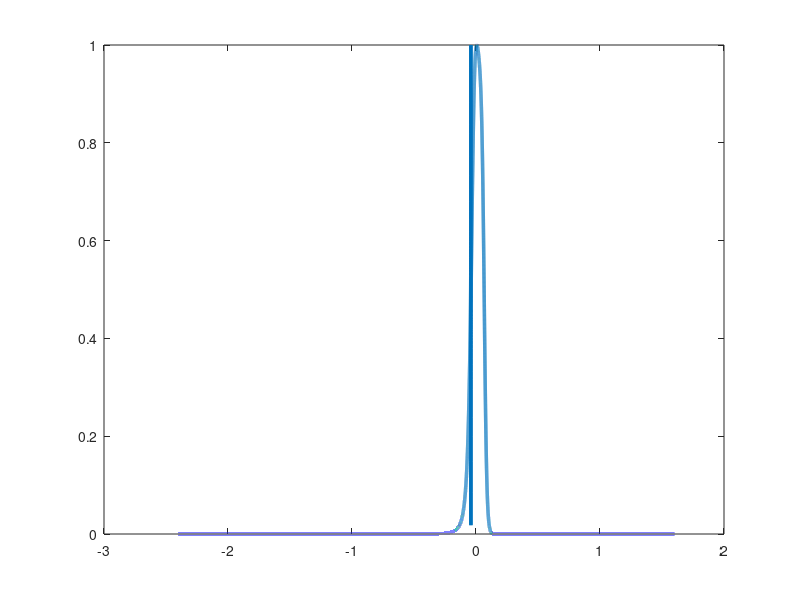

Write MATLAB code to recreate this figure.
clc;
clear;
gammas=0.05;
gammad=gammas;
epsilon=0.4;
t=0.8*gammas;
phi=1.94*pi;
w=linspace(-2,2,100000);
for j=1:1:length(w)
    num(j)=4.*gammad.*gammas.*t.^2.*(t.*(t.*cos((1/2).*phi)+2.*sin((1/6).* ...
  phi).^2.*(epsilon+(-1).*w(j)))+cos((1/6).*phi).*((-2).*t.^2+( ...
  epsilon+(-1).*w(j)).^2)).^2;
    deno(j)=2.*gammad.*gammas.*t.^2.*(t.*(t.*cos((1/2).*phi)+2.*sin((1/6).* ...
  phi).^2.*(epsilon+(-1).*w(j)))+cos((1/6).*phi).*((-2).*t.^2+( ...
  epsilon+(-1).*w(j)).^2)).^2+(1/4).*gammas.^2.*(4.*t.^3.*cos((1/2) ...
  .*phi)+2.*t.*cos((1/6).*phi).*(2.*t.^2+(-1).*(epsilon+(-1).*w(j)) ...
  .^2)+(7.*t.^2+2.*t.^2.*cos((1/3).*phi)+(-3).*(epsilon+(-1).*w(j)) ...
  .^2).*(epsilon+(-1).*w(j))).^2+((-2).*t.^3.*cos((1/2).*phi)+((-3) ...
  .*t.^2+(epsilon+(-1).*w(j)).^2).*(epsilon+(-1).*w(j))).^2.*( ...
  epsilon+2.*t.*cos((1/6).*phi)+(-1).*w(j)).^2+(1/16).*gammad.^2.*( ...
  4.*(4.*t.^3.*cos((1/2).*phi)+2.*t.*cos((1/6).*phi).*(2.*t.^2+(-1) ...
  .*(epsilon+(-1).*w(j)).^2)+(7.*t.^2+2.*t.^2.*cos((1/3).*phi)+(-3) ...
  .*(epsilon+(-1).*w(j)).^2).*(epsilon+(-1).*w(j))).^2+9.* ...
  gammas.^2.*(2.*t.*(t.*cos((1/3).*phi)+cos((1/6).*phi).*(epsilon+( ...
  -1).*w(j)))+3.*(epsilon+t+(-1).*w(j)).*((-1).*epsilon+t+w(j))).^2) ...
  ;
    T(j)=num(j)./deno(j);
end
plot(w-epsilon,T,'LineWidth',2.5)
